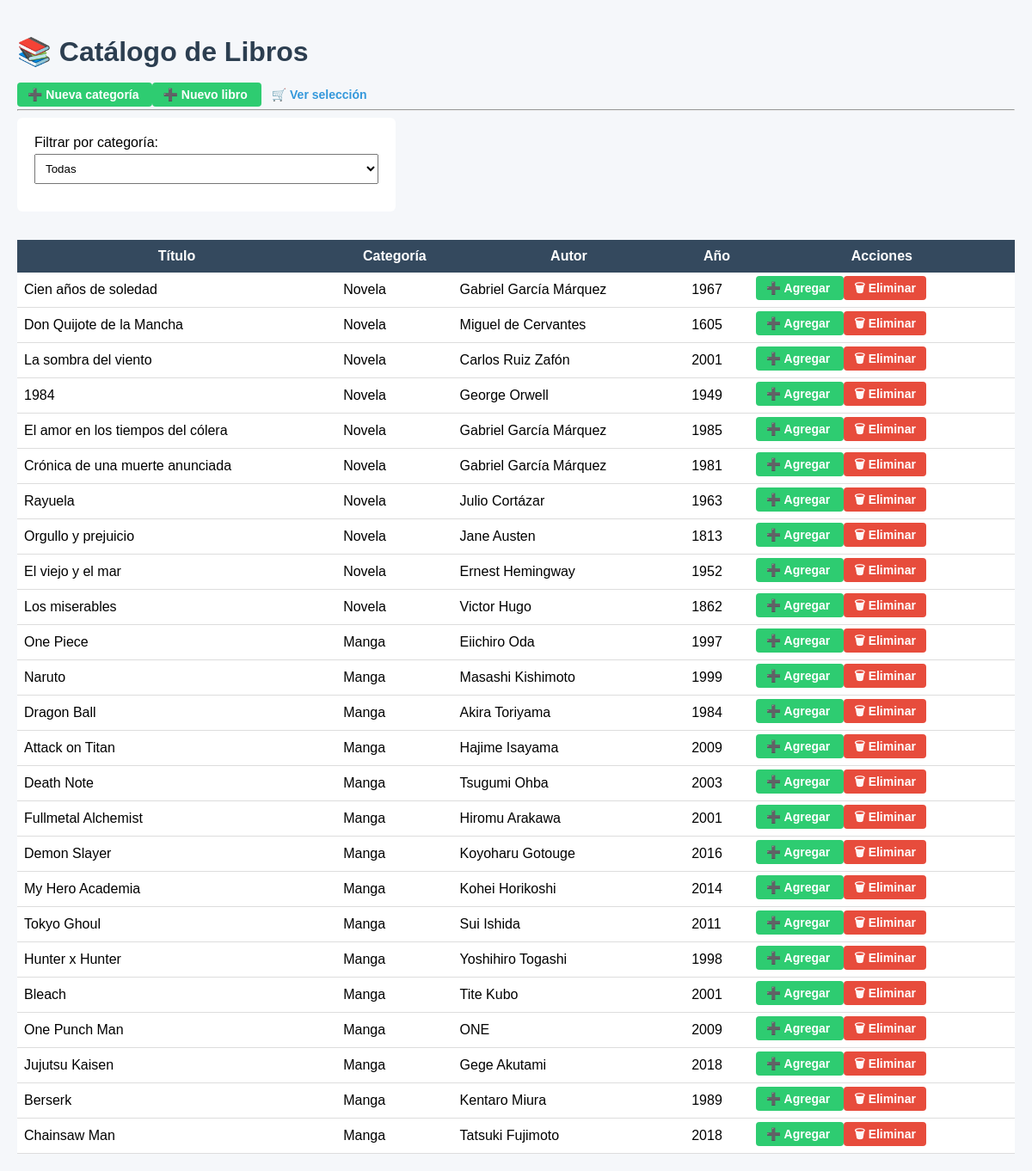
The page / on the database its author committed.
### library/models.py (models this page shows, shortened)
class Book(models.Model):
    title = models.CharField(
        max_length=200,
        verbose_name="Título"
    )
    author = models.CharField(
        max_length=100,
        verbose_name="Autor"
    )
    year = models.IntegerField(
        verbose_name="Año de publicación"
    )
    category = models.ForeignKey(
        Category,
        on_delete=models.CASCADE,
        verbose_name="Categoría"
    )
    class Meta:
        verbose_name = "Libro"
        verbose_name_plural = "Libros"

class Category(models.Model):
    name = models.CharField(
        max_length=100,
        verbose_name="Nombre de la categoría"
    )
    class Meta:
        verbose_name = "Categoría"
        verbose_name_plural = "Categorías"

### library/views.py (the view)
# urls.py: path('', BookListView.as_view(), name='book_list'),
class BookListView(ListView):
    model = Book
    template_name = 'library/book_list.html'
    context_object_name = 'books'
    def get_queryset(self):
        queryset = super().get_queryset()
        category_id = self.request.GET.get('category')
        if category_id:
            queryset = queryset.filter(category_id=category_id)
        return queryset
    def get_context_data(self, **kwargs):
        context = super().get_context_data(**kwargs)
        context['categories'] = Category.objects.all()
        return context

### library/templates/library/book_list.html (shortened to what this page needs)
{% load static %}
<!DOCTYPE html>
<html lang="es">
<head>
    <link rel="stylesheet" href="{% static 'library/styles.css' %}">
</head>
<body>
<h1>📚 Catálogo de Libros</h1>
<div class="acciones-superiores">
    <a class="btn btn-add" href="{% url 'category_create' %}">
        ➕ Nueva categoría
    </a>
    <a class="btn btn-add" href="{% url 'book_create' %}">
        ➕ Nuevo libro
    </a>
    <a class="btn" href="{% url 'selection_detail' %}">
        🛒 Ver selección
    </a>
</div>
<hr>
<form method="get">
    <label>Filtrar por categoría:</label>
    <select name="category" onchange="this.form.submit()">
        <option value="">Todas</option>
    </select>
</form>
<br>
<table>
    <thead>
        <tr>
            <th>Título</th>
            <th>Categoría</th>
            <th>Autor</th>
            <th>Año</th>
            <th>Acciones</th>
        </tr>
    </thead>
    <tbody>
        {% for book in books %}
        <tr>
            <td>{{ book.title }}</td>
            <td>{{ book.category.name }}</td>
            <td>{{ book.author }}</td>
            <td>{{ book.year }}</td>
            <td>
                {% if book.id|stringformat:"s" in request.session.selection %}
                    <span class="en-seleccion">✔ En selección</span>
                {% else %}
                    <a class="btn btn-add"
                       href="{% url 'add_to_selection' book.id %}">
                        ➕ Agregar
                    </a>
                {% endif %}
                <a class="btn btn-delete"
                   href="{% url 'book_delete' book.id %}">
                    🗑 Eliminar
                </a>
            </td>
        </tr>
        {% empty %}
        <tr>
            <td colspan="5">No hay libros registrados.</td>
        </tr>
        {% endfor %}
    </tbody>
</table>
</body>
</html>

### library/static/library/styles.css (style rules this page uses)
body { font-family: Arial, Helvetica, sans-serif; background-color: #f5f7fa; margin: 0; padding: 20px; }
h1, h2 { color: #2c3e50; }
a { text-decoration: none; color: #3498db; font-weight: bold; }
.btn { padding: 6px 12px; border-radius: 4px; font-size: 14px; cursor: pointer; }
.btn-add { background-color: #2ecc71; color: white; }
.btn-delete { background-color: #e74c3c; color: white; }
table { width: 100%; border-collapse: collapse; background: white; margin-top: 15px; }
th { background-color: #34495e; color: white; padding: 10px; }
td { padding: 8px; border-bottom: 1px solid #ddd; }
form { background: white; padding: 20px; border-radius: 6px; max-width: 400px; }
input, select { width: 100%; padding: 8px; margin-top: 4px; margin-bottom: 12px; }

### rows shown on the page
Book: title "Cien años de soledad", category.name "Novela", author "Gabriel García Márquez", year "1967", shows "➕ Agregar"
Book: title "Don Quijote de la Mancha", category.name "Novela", author "Miguel de Cervantes", year "1605", shows "➕ Agregar"
Book: title "La sombra del viento", category.name "Novela", author "Carlos Ruiz Zafón", year "2001", shows "➕ Agregar"
Book: title "1984", category.name "Novela", author "George Orwell", year "1949", shows "➕ Agregar"
Book: title "El amor en los tiempos del cólera", category.name "Novela", author "Gabriel García Márquez", year "1985", shows "➕ Agregar"
Book: title "Crónica de una muerte anunciada", category.name "Novela", author "Gabriel García Márquez", year "1981", shows "➕ Agregar"
Book: title "Rayuela", category.name "Novela", author "Julio Cortázar", year "1963", shows "➕ Agregar"
Book: title "Orgullo y prejuicio", category.name "Novela", author "Jane Austen", year "1813", shows "➕ Agregar"
Book: title "El viejo y el mar", category.name "Novela", author "Ernest Hemingway", year "1952", shows "➕ Agregar"
Book: title "Los miserables", category.name "Novela", author "Victor Hugo", year "1862", shows "➕ Agregar"
Book: title "One Piece", category.name "Manga", author "Eiichiro Oda", year "1997", shows "➕ Agregar"
Book: title "Naruto", category.name "Manga", author "Masashi Kishimoto", year "1999", shows "➕ Agregar"
Book: title "Dragon Ball", category.name "Manga", author "Akira Toriyama", year "1984", shows "➕ Agregar"
Book: title "Attack on Titan", category.name "Manga", author "Hajime Isayama", year "2009", shows "➕ Agregar"
Book: title "Death Note", category.name "Manga", author "Tsugumi Ohba", year "2003", shows "➕ Agregar"
Book: title "Fullmetal Alchemist", category.name "Manga", author "Hiromu Arakawa", year "2001", shows "➕ Agregar"
Book: title "Demon Slayer", category.name "Manga", author "Koyoharu Gotouge", year "2016", shows "➕ Agregar"
Book: title "My Hero Academia", category.name "Manga", author "Kohei Horikoshi", year "2014", shows "➕ Agregar"
Book: title "Tokyo Ghoul", category.name "Manga", author "Sui Ishida", year "2011", shows "➕ Agregar"
Book: title "Hunter x Hunter", category.name "Manga", author "Yoshihiro Togashi", year "1998", shows "➕ Agregar"
Book: title "Bleach", category.name "Manga", author "Tite Kubo", year "2001", shows "➕ Agregar"
Book: title "One Punch Man", category.name "Manga", author "ONE", year "2009", shows "➕ Agregar"
Book: title "Jujutsu Kaisen", category.name "Manga", author "Gege Akutami", year "2018", shows "➕ Agregar"
Book: title "Berserk", category.name "Manga", author "Kentaro Miura", year "1989", shows "➕ Agregar"
Book: title "Chainsaw Man", category.name "Manga", author "Tatsuki Fujimoto", year "2018", shows "➕ Agregar"
